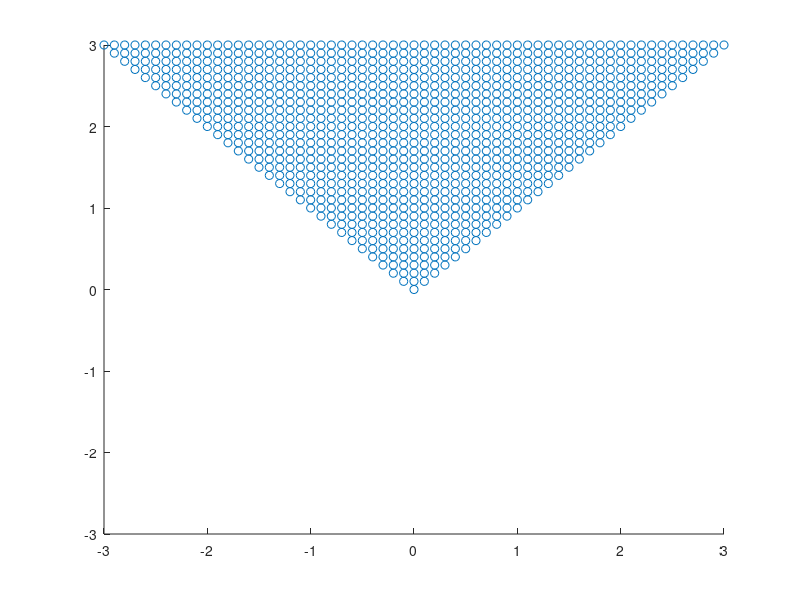

This figure's MATLAB source: (Note: this script raises an error after producing the figure.)
clc;clear all;close all;


%% Second order cones in 2D

inpts   = [];
outpts  = [];
xu      =  3;
divb    = 30;

constraint1 = @(i,j) sqrt(i^2) <= j;%cone should contain the origin
% constraint1 = @(i,j) sqrt(i^2 + j^2) <= 2*i + j -3;%not a cone
% constraint1 = @(i,j) (sqrt(i^2) <= j) && (sqrt(i^2) <= 2*j
% -1);%intersection is convex, not a cone

for i=-xu:xu/divb:xu
    for j=-xu:xu/divb:xu
        if (constraint1(i,j))
            inpts = [inpts;i,j];
        else
            outpts = [outpts;i,j];
        end
    end
end
if(~isempty(inpts))
    figure;
    scatter(inpts(:,1),inpts(:,2));
    axis([-xu xu -xu xu])
end


%% Second order cones in 3D
clc;clear all;close all;
inpts   = [];
outpts  = [];
xu      =  3;
divb    = 10;

constraint1 = @(A,i,j,k) norm(A*[i;j],2) <= k;

A = randn(2,2);
for i=-xu:xu/divb:xu
    for j=-xu:xu/divb:xu
        for k=-xu:xu/divb:xu
            if (constraint1(A,i,j,k))
                inpts = [inpts;i,j,k];
            else
                outpts = [outpts;i,j,k];
            end
        end
    end
end
% if(~isempty(inpts))
%     figure;
%     hullcoord = convhulln(inpts);
%     scatter3(inpts(hullcoord(:,1),1),inpts(hullcoord(:,2),2),inpts(hullcoord(:,3),3));
%     axis([-xu xu -xu xu -xu xu])
% end
if(~isempty(inpts))
    figure;
    DT = delaunayTriangulation(inpts);
    [K,v] = convexHull(DT);
    trisurf(K,DT.Points(:,1),DT.Points(:,2),DT.Points(:,3),...
       'FaceColor','cyan');
    axis([-xu xu -xu xu -xu xu])
end


%% Second order cones in 3D: As two constraints
clc;clear all;close all;
inpts   = [];
outpts  = [];
xu      =  3;
divb    = 10;

constraint1 = @(A,i,j,k) (A*[i;j]).^2 <= k^2;

A = randn(2,2);
for i=-xu:xu/divb:xu
    for j=-xu:xu/divb:xu
        for k=-xu:xu/divb:xu
            if (constraint1(A,i,j,k))
                inpts = [inpts;i,j,k];
            else
                outpts = [outpts;i,j,k];
            end
        end
    end
end
if(~isempty(inpts))
    figure;
    hullcoord = repmat(1:length(inpts),3,1)';
    scatter3(inpts(hullcoord(:,1),1),inpts(hullcoord(:,2),2),inpts(hullcoord(:,3),3));
    axis([-xu xu -xu xu -xu xu])
end
% if(~isempty(inpts))
%     figure;
%     DT = delaunayTriangulation(inpts);
%     [K,v] = convexHull(DT);
%     trisurf(K,DT.Points(:,1),DT.Points(:,2),DT.Points(:,3),...
%        'FaceColor','cyan');
%     axis([-xu xu -xu xu -xu xu])
% end